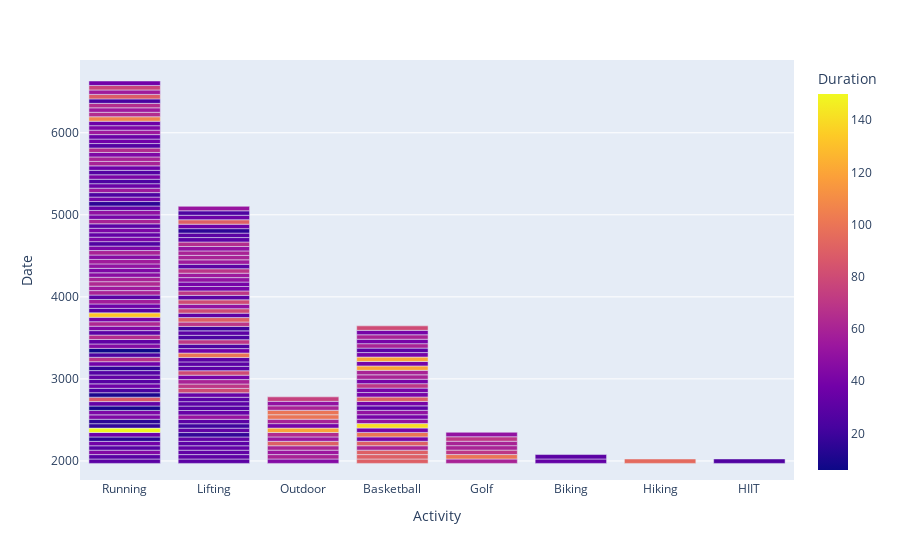

Notebook cell for this chart:
### Code cell
px.bar(df, x = 'Activity', y = 'Date', color = 'Duration', barmode='stack')

### Figure 1 — Plotly figure (JSON) as saved in the notebook; plotly's stock layout.template omitted (floating-point values rounded to 4 significant figures; data arrays with more than 128 entries replaced by an {"elided": "..."} marker saying what was removed)
{"data": [{"alignmentgroup": "True", "hovertemplate": "Activity=%{x}<br>Date=%{y}<br>Duration=%{marker.color}<extra></extra>", "legendgroup": "", "marker": {"color": {"elided": "201 int values"}, "coloraxis": "coloraxis", "pattern": {"shape": ""}}, "name": "", "offsetgroup": "", "orientation": "v", "showlegend": false, "textposition": "auto", "type": "bar", "x": {"elided": "201 str values"}, "xaxis": "x", "y": {"elided": "201 str values"}, "yaxis": "y"}], "layout": {"barmode": "stack", "coloraxis": {"colorbar": {"title": {"text": "Duration"}}, "colorscale": [[0, "#0d0887"], [0.1111, "#46039f"], [0.2222, "#7201a8"], [0.3333, "#9c179e"], [0.4444, "#bd3786"], [0.5556, "#d8576b"], [0.6667, "#ed7953"], [0.7778, "#fb9f3a"], [0.8889, "#fdca26"], [1, "#f0f921"]]}, "legend": {"tracegroupgap": 0}, "margin": {"t": 60}, "xaxis": {"anchor": "y", "domain": [0, 1], "title": {"text": "Activity"}}, "yaxis": {"anchor": "x", "domain": [0, 1], "title": {"text": "Date"}}}}
